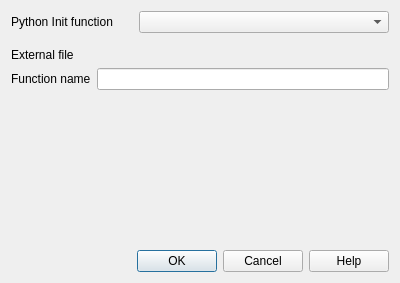
<?xml version="1.0" encoding="UTF-8"?>
<ui version="4.0">
 <class>QgsAttributesFormInitCode</class>
 <widget class="QDialog" name="QgsAttributesFormInitCode">
  <property name="geometry">
   <rect>
    <x>0</x>
    <y>0</y>
    <width>400</width>
    <height>283</height>
   </rect>
  </property>
  <property name="windowTitle">
   <string>Python Init Code Configuration</string>
  </property>
  <layout class="QGridLayout" name="gridLayout_2">
   <item row="0" column="0">
    <widget class="QLabel" name="label_3">
     <property name="toolTip">
      <string>The function code of the function can be loaded from the source code entered 
in this dialog, from an external python file or from the environment (for example 
from a plugin or from startup.py).

An example is:

          from qgis.PyQt.QtWidgets import QWidget

          def my_form_open(dialog, layer, feature):
	geom = feature.geometry()
	control = dialog.findChild(QWidget,&quot;MyLineEdit&quot;)

Reference in function name: my_form_open

</string>
     </property>
     <property name="text">
      <string>Python Init function</string>
     </property>
    </widget>
   </item>
   <item row="0" column="1" colspan="2">
    <widget class="QComboBox" name="mInitCodeSourceComboBox">
     <property name="toolTip">
      <string>The function code of the function can be loaded from the source code entered 
in this dialog,  from an external python file or from the environment (for example 
from a plugin or from startup.py).

An example is:

          rom qgis.PyQt.QtWidgets import QWidget

          def my_form_open(dialog, layer, feature):
	geom = feature.geometry()
	control = dialog.findChild(QWidget,&quot;MyLineEdit&quot;)

Reference in function name: my_form_open

</string>
     </property>
    </widget>
   </item>
   <item row="1" column="0" colspan="3">
    <widget class="QWidget" name="mInitFunctionContainer" native="true">
     <layout class="QGridLayout" name="gridLayout">
      <property name="leftMargin">
       <number>0</number>
      </property>
      <property name="rightMargin">
       <number>0</number>
      </property>
      <item row="0" column="0">
       <widget class="QLabel" name="mInitFilePathLabel">
        <property name="text">
         <string>External file</string>
        </property>
       </widget>
      </item>
      <item row="0" column="1">
       <widget class="QgsFileWidget" name="mInitFileWidget" native="true"/>
      </item>
      <item row="1" column="0">
       <widget class="QLabel" name="mInitFunctionLabel">
        <property name="text">
         <string>Function name</string>
        </property>
       </widget>
      </item>
      <item row="1" column="1">
       <widget class="QLineEdit" name="mInitFunctionLineEdit">
        <property name="toolTip">
         <string>Enter the name of the form init function.</string>
        </property>
       </widget>
      </item>
     </layout>
    </widget>
   </item>
   <item row="5" column="0" colspan="3">
    <widget class="QDialogButtonBox" name="buttonBox">
     <property name="orientation">
      <enum>Qt::Horizontal</enum>
     </property>
     <property name="standardButtons">
      <set>QDialogButtonBox::Cancel|QDialogButtonBox::Help|QDialogButtonBox::Ok</set>
     </property>
    </widget>
   </item>
   <item row="3" column="0" colspan="3">
    <widget class="QgsCodeEditorPython" name="mInitCodeEditorPython" native="true">
     <property name="sizePolicy">
      <sizepolicy hsizetype="Expanding" vsizetype="Expanding">
       <horstretch>0</horstretch>
       <verstretch>1</verstretch>
      </sizepolicy>
     </property>
    </widget>
   </item>
   <item row="4" column="1">
    <spacer name="verticalSpacer">
     <property name="orientation">
      <enum>Qt::Vertical</enum>
     </property>
     <property name="sizeHint" stdset="0">
      <size>
       <width>20</width>
       <height>0</height>
      </size>
     </property>
    </spacer>
   </item>
  </layout>
 </widget>
 <customwidgets>
  <customwidget>
   <class>QgsCodeEditorPython</class>
   <extends>QWidget</extends>
   <header>qgscodeeditorpython.h</header>
   <container>1</container>
  </customwidget>
  <customwidget>
   <class>QgsFileWidget</class>
   <extends>QWidget</extends>
   <header>qgsfilewidget.h</header>
  </customwidget>
 </customwidgets>
 <tabstops>
  <tabstop>mInitCodeSourceComboBox</tabstop>
  <tabstop>mInitFunctionLineEdit</tabstop>
 </tabstops>
 <resources/>
 <connections>
  <connection>
   <sender>buttonBox</sender>
   <signal>accepted()</signal>
   <receiver>QgsAttributesFormInitCode</receiver>
   <slot>accept()</slot>
   <hints>
    <hint type="sourcelabel">
     <x>248</x>
     <y>254</y>
    </hint>
    <hint type="destinationlabel">
     <x>157</x>
     <y>274</y>
    </hint>
   </hints>
  </connection>
  <connection>
   <sender>buttonBox</sender>
   <signal>rejected()</signal>
   <receiver>QgsAttributesFormInitCode</receiver>
   <slot>reject()</slot>
   <hints>
    <hint type="sourcelabel">
     <x>316</x>
     <y>260</y>
    </hint>
    <hint type="destinationlabel">
     <x>286</x>
     <y>274</y>
    </hint>
   </hints>
  </connection>
 </connections>
</ui>
